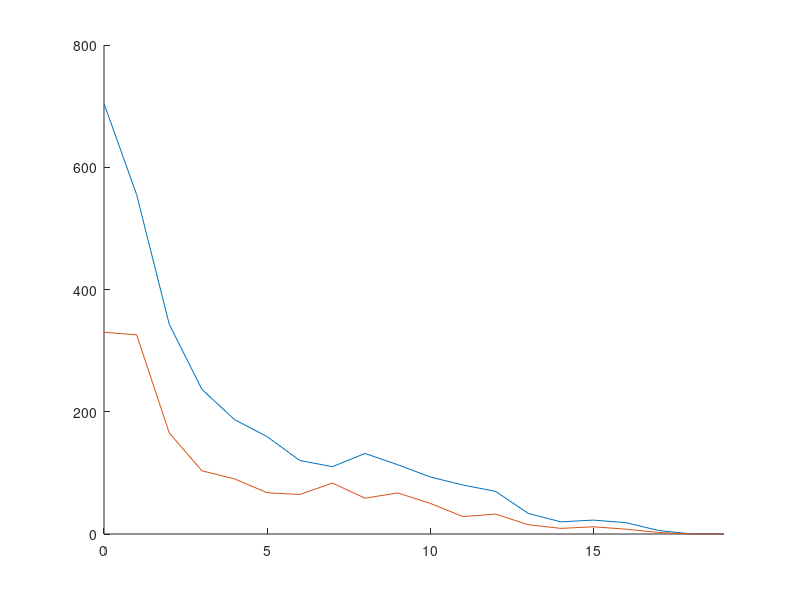

Write the MATLAB code that produced this figure.
clear; close all;

load r_evo.mat
l2norm = zeros(size(r,2),1);
linfnorm = zeros(size(r,2),1);

for i = 1:size(r,2)
    l2norm(i) = norm(r(:,i),2);
    linfnorm(i) = max(abs(r(:,i)));
end

figure,
hold on,
plot(0:size(r,2)-1, l2norm)
plot(0:size(r,2)-1, linfnorm)
xlim([0 size(r,2)-1])